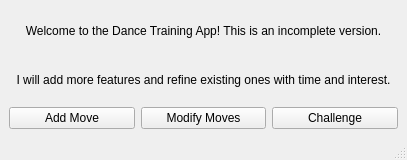
<?xml version="1.0" encoding="UTF-8"?>
<ui version="4.0">
    <class>DanceAppMainWindow</class>
    <widget class="QMainWindow" name="DanceAppMainWindow">
        <property name="geometry">
            <rect>
                <x>0</x>
                <y>0</y>
                <width>407</width>
                <height>160</height>
            </rect>
        </property>
        <property name="windowTitle">
            <string>Dance App</string>
        </property>
        <widget class="QWidget" name="centralwidget">
            <layout class="QGridLayout" name="gridLayout">
                <item row="0" column="0" colspan="3">
                    <widget class="QLabel" name="label">
                        <property name="text">
                            <string>Welcome to the Dance Training App! This is an incomplete version.</string>
                        </property>
                        <property name="alignment">
                            <set>Qt::AlignCenter</set>
                        </property>
                    </widget>
                </item>
                <item row="1" column="0" colspan="3">
                    <widget class="QLabel" name="label_2">
                        <property name="text">
                            <string>I will add more features and refine existing ones with time and interest.</string>
                        </property>
                        <property name="alignment">
                            <set>Qt::AlignCenter</set>
                        </property>
                    </widget>
                </item>
                <item row="2" column="0">
                    <widget class="QPushButton" name="add_move_pushButton">
                        <property name="text">
                            <string>Add Move</string>
                        </property>
                    </widget>
                </item>
                <item row="2" column="1">
                    <widget class="QPushButton" name="modify_move_pushButton">
                        <property name="text">
                            <string>Modify Moves</string>
                        </property>
                    </widget>
                </item>
                <item row="2" column="2">
                    <widget class="QPushButton" name="challenge_pushButton">
                        <property name="text">
                            <string>Challenge</string>
                        </property>
                    </widget>
                </item>
            </layout>
        </widget>
        <widget class="QMenuBar" name="menubar">
            <property name="geometry">
                <rect>
                    <x>0</x>
                    <y>0</y>
                    <width>407</width>
                    <height>21</height>
                </rect>
            </property>
        </widget>
        <widget class="QStatusBar" name="statusbar"/>
    </widget>
    <resources/>
    <connections/>
</ui>
